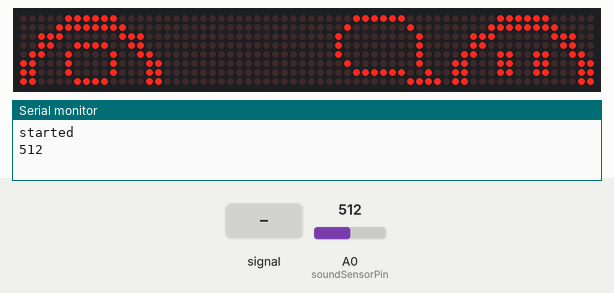
The sketch below on a simulated Arduino Uno, built with avr-gcc and run on an emulated ATmega328P. Parts: 64×8 LED matrix, the last lines printed to the serial monitor. The inputs (shaded band) are chosen by the test bench; at power-on: A0 (soundSensorPin) = 512.

Above: at 4.7 s.
6.4 s: A0 (soundSensorPin) set to 159
At 11.31 s:
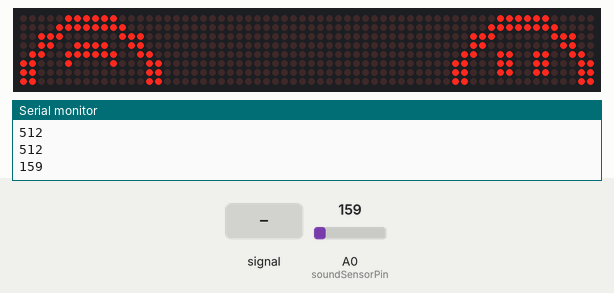
12.6 s: A0 (soundSensorPin) set to 140
At 17.8 s:
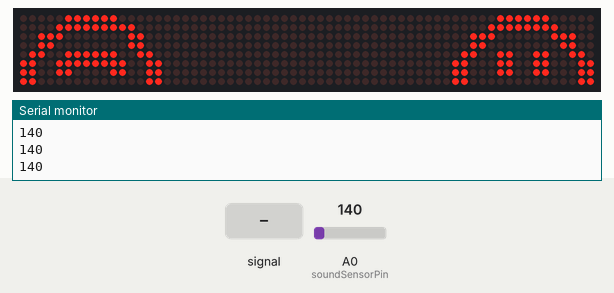
18.8 s: A0 (soundSensorPin) fed a 200 Hz sine of ±81 counts around its level
At 21.8 s:
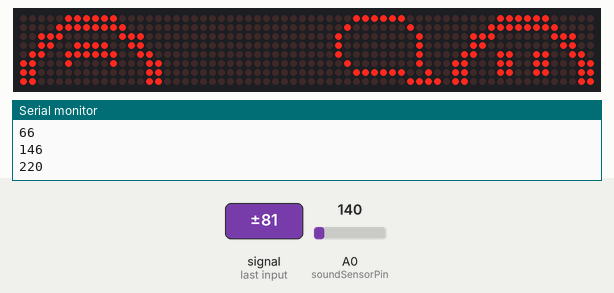

Measured:
- the behaviour switches between 151 and 150 on A0 (soundSensorPin) (found by bisection; images 1 and 2)
- after the input at 18.8 s, the display: first changes after 1.7 s (image 3 shows a later state)
- what the display in image 0 shows lasts 0.6 s, from 4.6 s to 5.2 s

The sketch:

Primary_Code.ino
```cpp
/*
pins:
CS = 10
CLK = 13
DIN = 11
SOUND PIN =A0
*/

// Libraries
#include <MD_Parola.h>
#include <MD_MAX72xx.h>
#include <SPI.h>

// Definitions
#define HARDWARE_TYPE MD_MAX72XX::FC16_HW //What device
#define MAX_DEVICES 8 //How many 8x8 you have
#define CS_PIN 10 // What pin CS is in the Arduino
#define  delay_t  50  // in milliseconds

// Hardware setup
MD_MAX72XX mx = MD_MAX72XX(HARDWARE_TYPE, CS_PIN, MAX_DEVICES);
MD_Parola myDisplay = MD_Parola(HARDWARE_TYPE, CS_PIN, MAX_DEVICES);
const int soundSensorPin = A0;  // Analog pin to which the sensor is connected
const int ear = 150; // threshold level, can be adjusted

// SPRITES START
// Default smile. All here are made with PixelMaker the right way up
byte Bdefault_SmileTR[8] = {0xE0,0xF0,0x1C,0x0C,0x66,0x63,0x63,0x03};
byte Bdefault_SmileTL[8] = {0x07,0x0F,0x38,0x30,0x66,0xC6,0xC6,0xC0};
byte Bdefault_SmileBR[8] = {0x03,0x33,0xF3,0xE6,0x0C,0x1C,0xF0,0xE0};
byte Bdefault_SmileBL[8] = {0xC0,0xCC,0xCF,0x67,0x30,0x38,0x0F,0x07};
byte Bdefault_Blank[8] = {0x00,0x00,0x00,0x00,0x00,0x00,0x00,0x00}; // Blank does need to be made upside down

// Default smile. Same as above, but made upside down
byte UPdefault_SmileTR[8] = {0x07,0x0F,0x38,0x30,0x67,0xCF,0xCC,0xC0};
byte UPdefault_SmileTL[8] = {0xC0,0xC6,0xC6,0x66,0x30,0x38,0x0F,0x07};
byte UPdefault_SmileBR[8] = {0xE0,0xF8,0x0C,0x0C,0xE6,0xF3,0x33,0x03};
byte UPdefault_SmileBL[8] = {0x07,0x0F,0x38,0x30,0x67,0xCF,0xCC,0xC0}; // remake and rename

// Talk bobble
byte BobbleR[8] = {0x07,0x08,0x10,0x10,0x10,0x08,0x07,0x00};
byte BobbleL[8] = {0xE0,0x10,0x08,0x08,0x08,0x08,0xE4,0x1E};

//Mouth talking open
byte mOpen_Left[8] = {0xC3,0xC4,0xC4,0x64,0x33,0x38,0x0F,0x07};
byte mOpen_Right[8] = {0xC3,0x23,0x23,0x26,0xCC,0x1C,0xF0,0xE0};
byte mOpenUP_Left[8] = {0x07,0x0F,0x38,0x33,0x64,0xC4,0xC4,0xC3};
byte mOpenUP_Right[8] = {0xE0,0xF0,0x1C,0xCC,0x26,0x23,0x23,0xC3};

//Mouth talking closed
byte mClosed_Left[8] = {0xC0,0xC0,0xC4,0x67,0x33,0x38,0x0F,0x07};
byte mClosed_Right[8] = {0x03,0x03,0x23,0xE6,0xCC,0x1C,0xF0,0xE0};
byte mClosedUP_Left[8] = {0x07,0x0F,0x38,0x33,0x67,0xC4,0xC0,0xC0};
byte mClosedUP_Right[8] = {0xE0,0xF0,0x1C,0xCC,0xE6,0x23,0x03,0x03};

/* 8x8 test face
byte face1[8] = {0x3c, 0x42, 0x95, 0x91, 0x91, 0x95, 0x42, 0x3c};
byte face2[8] = {0x3c, 0x42, 0x85, 0xb1, 0xb1, 0x85, 0x42, 0x3c};
byte face3[8] = {0x3c, 0x42, 0x95, 0xa1, 0xa1, 0x95, 0x42, 0x3c};
*/
// SPRITES END

// for clean animations and loop switches
int x = 0;
float test = sin(x);


void setup() {
  Serial.begin(9600);
  Serial.println("started");
   mx.begin(); //Hardwire startup
  mx.control(MD_MAX72XX::INTENSITY, 4); //how strong the lights are
  mx.clear();
}
/*
void loop(){  // Test for single 8x8 face shift animations
  Serial.println(test);
  drawDefault();
  if (test >= 0){
    drawMouthOpen();
    delay(2000);
    drawMouthClosed();
    delay(2000);
  }
  else{
    drawDefault();
    delay(1000);
  }
  x = x+1;
  test = sin(0.1*x);
}

void loop()
{
  drawDefault();
    delay(100);
  // when characters arrive over the serial port...
  if (Serial.available()) {
    // wait a bit for the entire message to arrive
    delay(100);
    // read all the available characters
    while (Serial.available() > 0) {
      // display each character to the LCD
      Serial.write(Serial.read());
    }
    drawMouthOpen();
    delay(200);
    drawMouthClosed();
    delay(200);
    drawMouthOpen(); // repeat because need for loop later
    delay(200);
    drawMouthClosed();
    delay(200);
    drawMouthOpen();
    delay(200);
    drawMouthClosed();
    delay(200);
    drawMouthOpen();
    delay(200);
    drawMouthClosed();
    delay(200);
  }
 }
*/

void loop() {
  int sensorValue = analogRead(soundSensorPin);  // Read the analog value from the sensor

  // For printing sound levels
  Serial.println(sensorValue);
  // Basic face first
  drawDefault();
 // When sound becomes loud enought
  if (sensorValue > ear) {
    drawMouthOpen();
    delay(200);
    drawMouthClosed();
    delay(200);
    drawMouthOpen(); // repeat because need for loop later
    delay(200);
    drawMouthClosed();
    delay(200);
    drawMouthOpen();
    delay(200);
    drawMouthClosed();
    delay(200);
    drawMouthOpen();
    delay(200);
    drawMouthClosed();
    delay(200);
  }

  delay(50);  // Delay for x msecond before reading again
}


/* Test different settings
void loop() {
  drawDefault();
  delay(5000);
  drawMouthOpen();
  delay(100);
  drawMouthClosed();
  delay(100);
  drawMouthOpen();
  delay(100);
  drawMouthClosed();
  delay(100);
  drawMouthOpen();
  delay(100);
  drawMouthClosed();
  delay(100);
  drawMouthOpen();
  delay(100);
  drawMouthClosed();
  delay(100);
}
*/
// Draw functions, remember that the drawings will be mirrored when placing compared to on screen.
//Draw default face
void drawDefault() {
  for (int i = 0; i <= 7; i++) {
    mx.setRow(0, 0, i, Bdefault_SmileTR[i]);
  }
  delay(delay_t);
  for (int i = 0; i <= 7; i++) {
    mx.setRow(1, 1, i, Bdefault_SmileTL[i]);
  }
  delay(delay_t);
  for (int i = 0; i <= 7; i++) {
    mx.setRow(2, 2, i, Bdefault_Blank[i]);
  }
  delay(delay_t);
  for (int i = 0; i <= 7; i++) {
    mx.setRow(3, 3, i, Bdefault_Blank[i]);
  }
  delay(delay_t);
  for (int i = 0; i <= 7; i++) {
    mx.setRow(4, 4, i, Bdefault_Blank[i]);
  }
  delay(delay_t);
  for (int i = 0; i <= 7; i++) {
    mx.setRow(5, 5, i, Bdefault_Blank[i]);
  }
  delay(delay_t);
  for (int i = 0; i <= 7; i++) {
    mx.setRow(6, 6, i, UPdefault_SmileBR[i]);
  }
  delay(delay_t);
  for (int i = 0; i <= 7; i++) {
    mx.setRow(7, 7, i, UPdefault_SmileBL[i]);
  }
  delay(delay_t); }

//Draw the first frame of animation. *_*
void drawMouthClosed() {
  for (int i = 0; i <= 7; i++) {
    mx.setRow(0, 0, i, Bdefault_SmileTR[i]);
  }
  delay(delay_t);
  for (int i = 0; i <= 7; i++) {
    mx.setRow(1, 1, i, Bdefault_SmileTL[i]);
  }
  delay(delay_t);
  for (int i = 0; i <= 7; i++) {
    mx.setRow(2, 2, i, BobbleL[i]);
  }
  delay(delay_t);
  for (int i = 0; i <= 7; i++) {
    mx.setRow(3, 3, i, BobbleR[i]);
  }
  delay(delay_t);
  for (int i = 0; i <= 7; i++) {
    mx.setRow(4, 4, i, Bdefault_Blank[i]);
  }
  delay(delay_t);
  for (int i = 0; i <= 7; i++) {
    mx.setRow(5, 5, i, Bdefault_Blank[i]);
  }
  delay(delay_t);
  for (int i = 0; i <= 7; i++) {
    mx.setRow(6, 6, i, mClosedUP_Right[i]); // closed mouth
  }
  delay(delay_t);
  for (int i = 0; i <= 7; i++) {
    mx.setRow(7, 7, i, mClosedUP_Left[i]); // shfit
  }
  delay(delay_t); }

//Draw second frame of animation. *O*
void drawMouthOpen() {
  for (int i = 0; i <= 7; i++) {
    mx.setRow(0, 0, i, Bdefault_SmileTR[i]);
  }
  delay(delay_t);
  for (int i = 0; i <= 7; i++) {
    mx.setRow(1, 1, i, Bdefault_SmileTL[i]);
  }
  delay(delay_t);
  for (int i = 0; i <= 7; i++) {
    mx.setRow(2, 2, i, BobbleL[i]);
  }
  delay(delay_t);
  for (int i = 0; i <= 7; i++) {
    mx.setRow(3, 3, i, BobbleR[i]);
  }
  delay(delay_t);
  for (int i = 0; i <= 7; i++) {
    mx.setRow(4, 4, i, Bdefault_Blank[i]);
  }
  delay(delay_t);
  for (int i = 0; i <= 7; i++) {
    mx.setRow(5, 5, i, Bdefault_Blank[i]);
  }
  delay(delay_t);
  for (int i = 0; i <= 7; i++) {
    mx.setRow(6, 6, i, mOpenUP_Right[i]); // closed mouth
  }
  delay(delay_t);
  for (int i = 0; i <= 7; i++) {
    mx.setRow(7, 7, i, mOpenUP_Left[i]); // shfit
  }
  delay(delay_t); }
```
